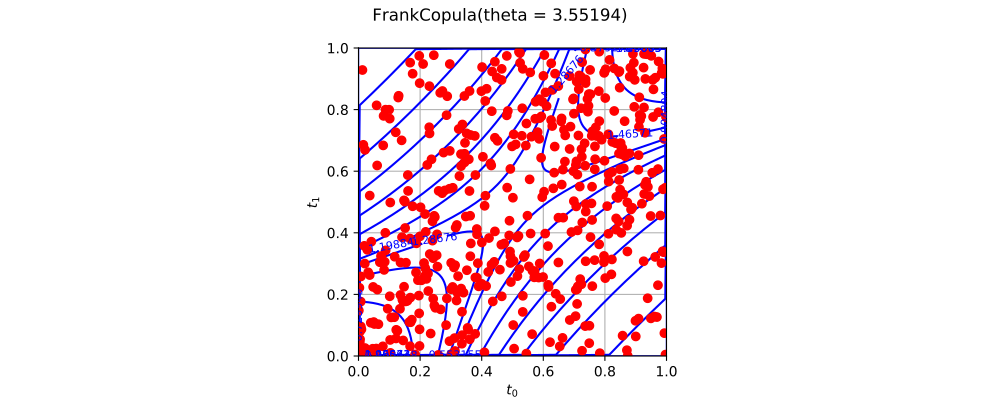

Here is the Python script that generated this plot:
import openturns as ot
from matplotlib import pyplot as plt
from openturns.viewer import View
ot.RandomGenerator.SetSeed(0)
factory = ot.FrankCopulaFactory()
ref = factory.build()
dimension = ref.getDimension()
if dimension <= 2:
    sample = ref.getSample(50)
    distribution = factory.build(sample)
    if dimension == 1:
        distribution.setDescription(['$t$'])
        pdf_graph = distribution.drawPDF(256)
        cloud = ot.Cloud(sample, ot.Sample(sample.getSize(), 1))
        cloud.setColor('blue')
        cloud.setPointStyle('fcircle')
        pdf_graph.add(cloud)
        pdf_graph.setTitle(str(distribution))
        fig = plt.figure(figsize=(10, 4))
        pdf_axis = fig.add_subplot(111)
        View(pdf_graph, figure=fig, axes=[pdf_axis], add_legend=False)
    else:
        sample = ref.getSample(500)
        distribution.setDescription(['$t_0$', '$t_1$'])
        pdf_graph = distribution.drawPDF([256]*2)
        cloud = ot.Cloud(sample)
        cloud.setColor('red')
        cloud.setPointStyle('fcircle')
        pdf_graph.add(cloud)
        pdf_graph.setTitle(str(distribution))
        fig = plt.figure(figsize=(10, 4))
        pdf_axis = fig.add_subplot(111)
        View(pdf_graph, figure=fig, axes=[pdf_axis], add_legend=False, square_axes=True)
